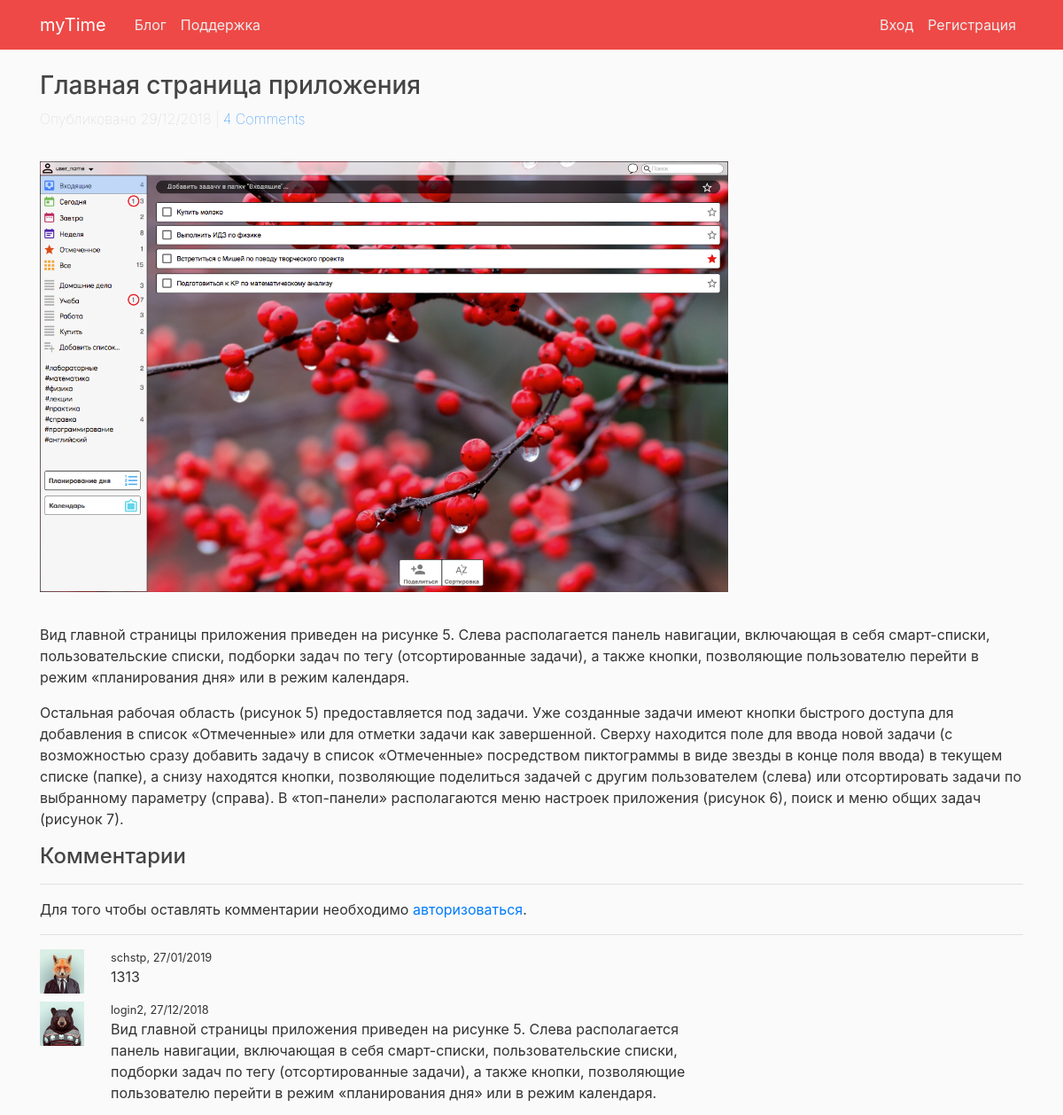
The page /blog/10/ (upper part) on the database as committed earlier.
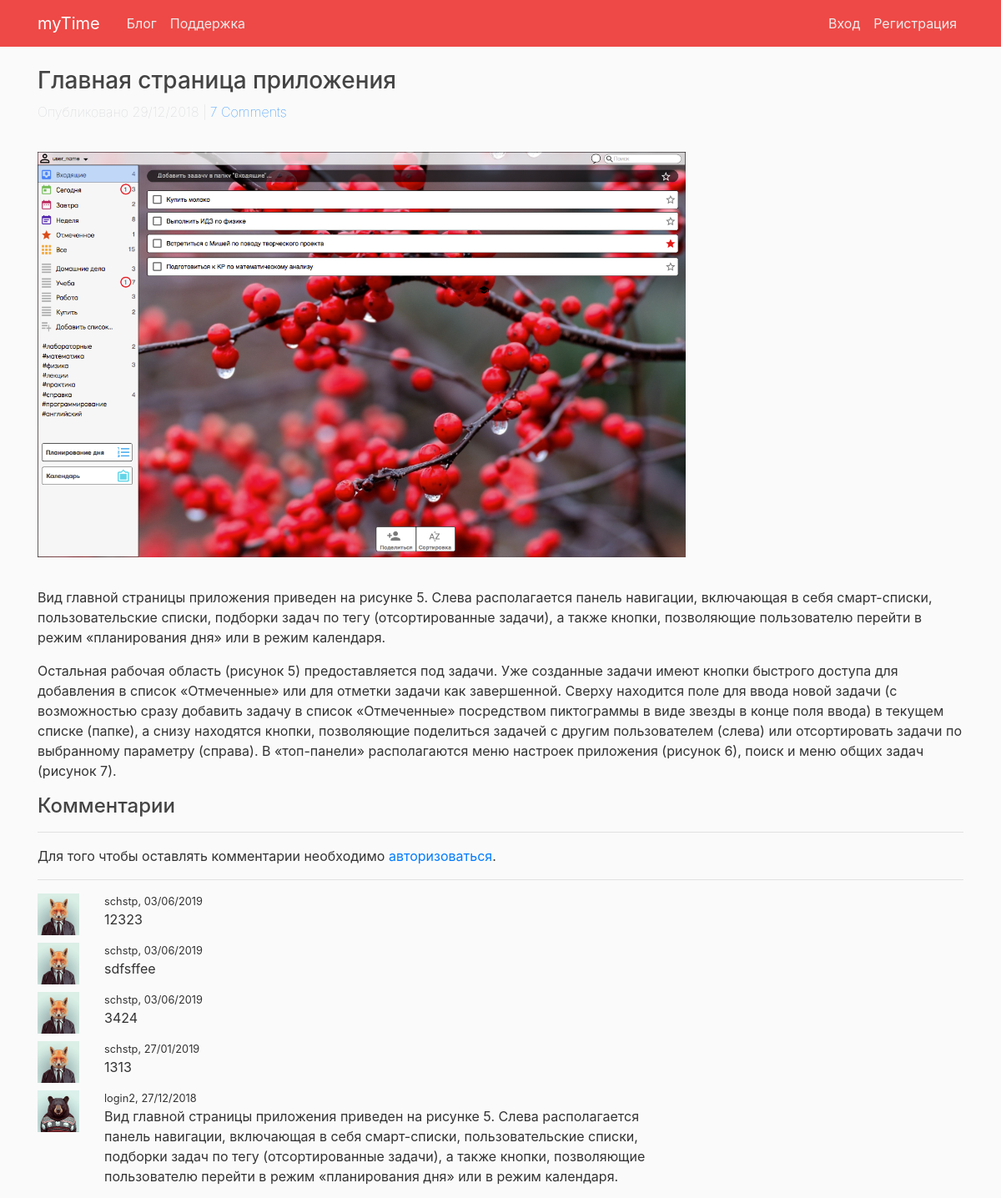
The same page on the database as committed later.
### blog/models.py (models this page shows, shortened)
class Article (models.Model):
    title = models.CharField(max_length=120)
    slug = models.SlugField()
    description = models.TextField()
    post = models.TextField()
    mainImage = models.ImageField(blank = True, upload_to = main_image_folder)
    date = models.DateTimeField()
    class Meta:
        ordering = ['-date']

class Comment(models.Model):
    author = models.ForeignKey(User, on_delete = models.CASCADE)
    content = models.TextField()
    timestemp = models.DateTimeField(auto_now_add = True, auto_now = False)
    article = models.ForeignKey(Article, on_delete = models.CASCADE)
    class Meta:
        ordering = ['-timestemp']

### accounts/models.py (models this page shows, shortened)
class UserProfile (models.Model):
    user = models.OneToOneField(User, on_delete=models.CASCADE)
    avatar = models.ImageField(upload_to="profile_images", default="default_avatar/default.png")
    def create_profile(sender, **kwargs):
        if kwargs['created']:
            user_profile = UserProfile.objects.create(user=kwargs['instance'])
    post_save.connect(create_profile, sender=User)

### blog/views.py (the view)
# urls.py: re_path(r'^(?P<pk>\d+)/', views.article_detail, name='blog-post'),
def article_detail(request, pk):
    context = {
        'title': 'Blog',
        'article': Article.objects.get(id = pk),
        'comments': Article.objects.get(id = pk).comment_set.all(),
        'form': CommentForm,
    }
    return render(request, 'blog/article.html', context)

### blog/templates/blog/article.html (shortened to what this page needs)
{% extends "guest/base.html" %}
{% load crispy_forms_tags %}
{% block content %}
<div class="container">
    <div class="row">
        <div class="col-12">
            <h3>{{article.title}}</h3>
            <p class="post-date">Опубликовано {{article.date|date:"d/m/Y"}} |
                {% if comments.count > 0 %}
                <a href="#comlink">{{comments.count}} Comments</a>
                {% endif %}
            </p>
            {%if article.mainImage %}
            <img class="post-img" src="{{article.mainImage.url}}">
            {% endif %}
            <p class="post-descr">{{article.post |safe|linebreaks}}</p>
            <h4>Комментарии</h4>
            {% if user.is_authenticated %}
            <hr>
            <div class="row">
                <div class="col-sm-1 pr-0">
                    <img class="user-avatar" src="{{user.userprofile.avatar.url}}">
                </div>
                <div class="col-sm-7 col-sm-offset-2 pl-0">
                    <form action="" method="POST">
                        <input type="hidden" id="article" data-id="{{article.id}}">
                        {% csrf_token %}
                        {{form | crispy}}
                        <input type="submit" value="Добавить комментарий" id="add_comment" class="btn btn-outline-success">
                    </form>
                </div>
            </div>
            <hr>
            <div class="new_comment"></div>
            {% else %}
            <hr>
            <p>Для того чтобы оставлять комментарии необходимо <a href="{% url 'registration-login' %}">авторизоваться</a>.</p>
            <hr>
            {% endif %}
            {% for comment in comments %}
            <div class="row">
                <div class="col-sm-1 pr-0">
                    <img class="user-avatar" src="{{comment.author.userprofile.avatar.url}}">
                </div>
                <div class="col-sm-7 col-sm-offset-2 pl-0">
                    <small>{{comment.author.username}}, {{comment.timestemp|date:"d/m/Y"}}</small>
                    <p>{{comment.content}}</p>
                </div>
            </div>
            {% endfor %}
        </div>
    </div>
{% endblock content %}

### guest/templates/guest/base.html (shortened to what this page needs)
{% load static %}
<html>
<head>
    <link rel="stylesheet" href="https://maxcdn.bootstrapcdn.com/bootstrap/4.0.0/css/bootstrap.min.css">
    <link rel="stylesheet" href="{% static 'my_time/main.css' %}">
    <link rel="stylesheet" href="{% static 'my_time/feedback.css' %}">
</head>
<body>
    <header class="site-header">
      <nav class="navbar navbar-expand-md navbar-dark bg-steel fixed-top">
        <div class="container">
          <a class="navbar-brand mr-4" href="{% url 'guest-home' %}">myTime</a>
          <div class="collapse navbar-collapse" id="navbarToggle">
            <div class="navbar-nav mr-auto">
                <a class="nav-item nav-link" href="{% url 'guest-blog' %}">Блог</a>
                <a class="nav-item nav-link" href="{% url 'guest-support' %}">Поддержка</a>
            </div>
            <div class="navbar-nav">
              {% if user.is_authenticated %}
                <a class="nav-item nav-link" href="{% url 'registration-logout' %}">Выход</a>
                <a class="nav-item nav-link" href="#"> Здравствуйте, {{ user.get_username }}</a>
              {% else %}
                <a class="nav-item nav-link" href="{% url 'registration-login' %}">Вход</a>
                <a class="nav-item nav-link" href="{% url 'registration-signup' %}">Регистрация</a>
              {% endif %}
            </div>
          </div>
        </div>
      </nav>
    </header>
    {% block content %}{% endblock %}
</body>
</html>

### guest/static/my_time/main.css (style rules this page uses)
body { background: #fafafa; color: #333333; margin-top: 5rem; }
h1, h2, h3, h4, h5, h6 { color: #444444; }
.bg-steel { background-color: #ee4946; }
.site-header .navbar-nav .nav-link { color: #ececec; }
.post-img { padding:20px 0; max-width:70%; max-height:auto; }
.user-avatar { max-width:50px; max-height:auto; }
.post-date { color: #ccced2; font-weight:50; }
.post-descr { color: #444444; font-size:13pt; }

Rows that differ between the two databases and show on the page:
added Comment: author.userprofile.avatar (picture), author.username "schstp", timestemp "03/06/2019", content "12323"
added Comment: author.userprofile.avatar (picture), author.username "schstp", timestemp "03/06/2019", content "sdfsffee"
added Comment: author.userprofile.avatar (picture), author.username "schstp", timestemp "03/06/2019", content "3424"
Other text that changed with them:
{{ comments.count }}: "4" → "7"
